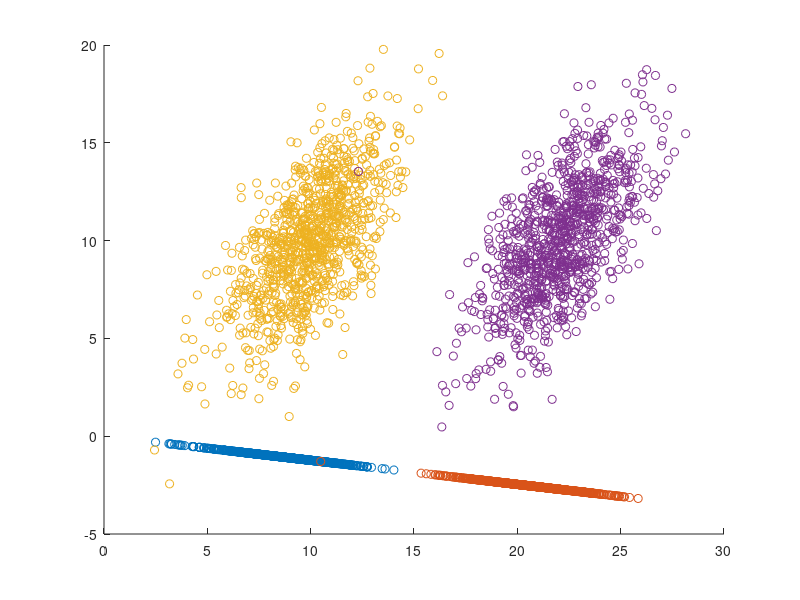

Write the MATLAB code that produced this figure.
myData = [mvnrnd([10 10]',[4 4;4 9],1000); mvnrnd([22 10]',[4 4;4 9],1000)];
[x y z]  = pca(myData);
for i=1:2000
    out(i) = dot(myData(i,:),x(1,:));
   
end
out_V = out' * x(1,:);

pl1 = out_V(1:1000,:);
pl2 = out_V(1000:2000,:);
scatter(pl1(:,1),pl1(:,2));
hold on;
scatter(pl2(:,1),pl2(:,2));
xT = x';
tmp = y * xT;
for i=1 : 2000
    bazsazi(i,:) = tmp(i,:) + mean(myData);
end

pl3 = bazsazi(1:1000,:);
pl4 = bazsazi(1000:2000,:);
scatter(pl3(:,1),pl3(:,2));
scatter(pl4(:,1),pl4(:,2));

a =   mean(myData);
result = sum((bazsazi - myData).^2)